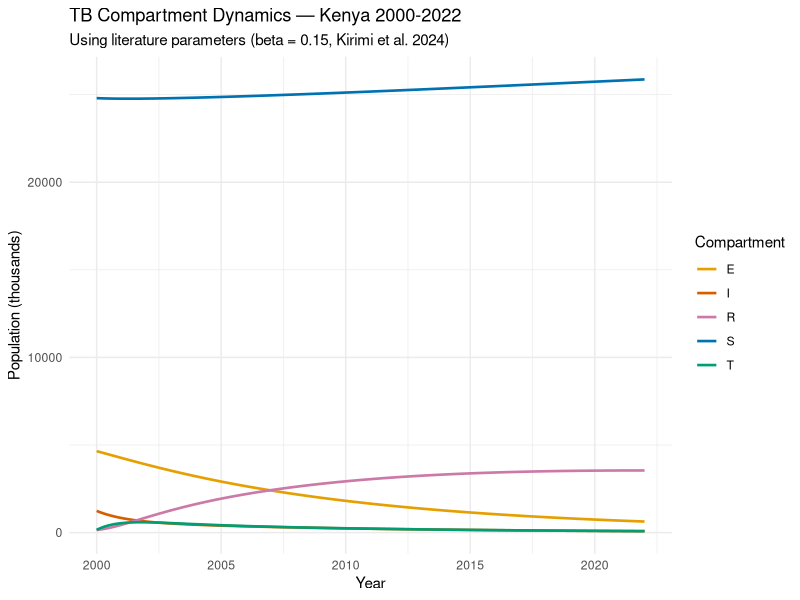
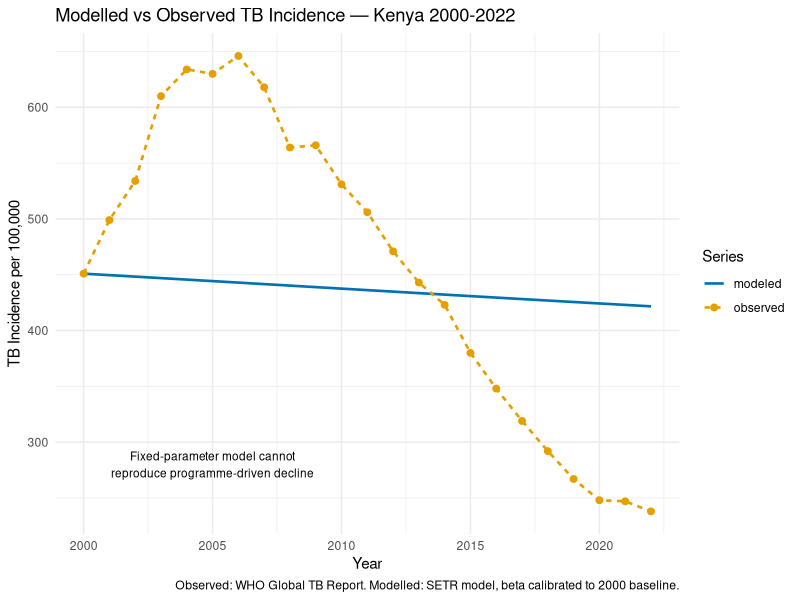
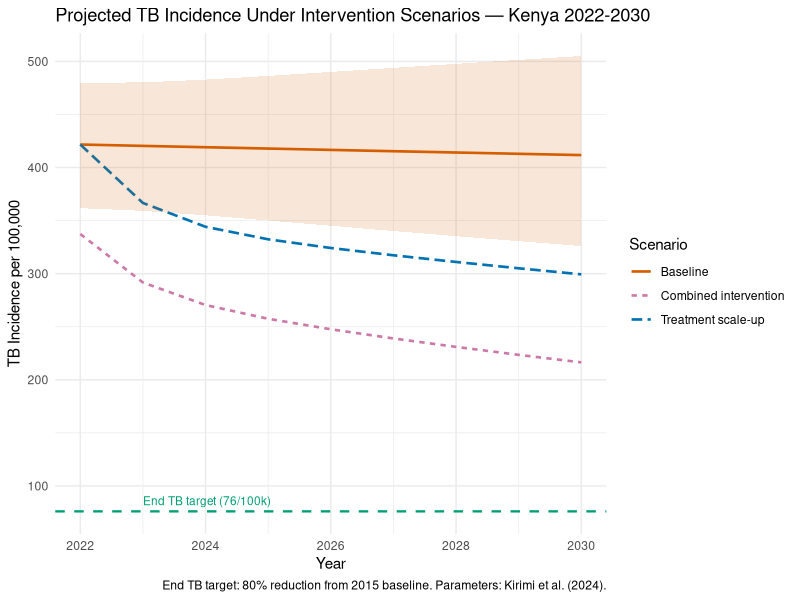
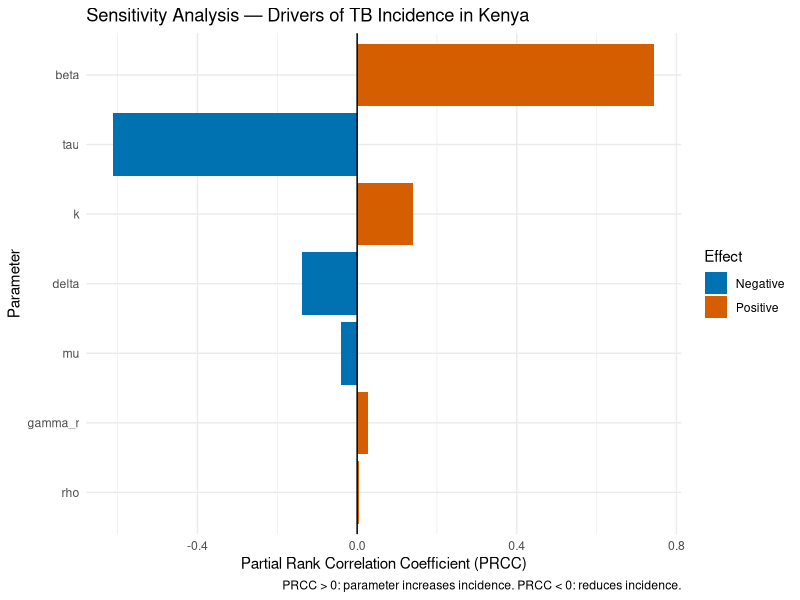

The R script that drew these images, in order:
## ---- chunk 1
#| label: setup
#| message: false
#| warning: false

# Load required packages
library(deSolve)   # ODE numerical solver
library(tidyverse) # data wrangling and visualisation

# ── ODE System ───────────────────────────────────────────────────────────────
# Five compartments: S (susceptible), E (latent), I (infectious), T (on treatment), R (recovered)

tb_model <- function(t, state, params) {
  with(as.list(c(state, params)), {
    
    # Total population — denominator for frequency-dependent transmission
    N <- S + E + I + T + R
    
    # Susceptible — gains from births, loses to infection and death
    dS <- mu * N0 - beta * S * I / N - mu * S
    
    # Latent — gains from new infections and relapses, loses to progression and death
    dE <- beta * S * I / N - (k + mu) * E + rho * R
    
    # Infectious — gains from latent progression, loses to treatment, TB death, background death
    dI <- k * E - (tau + delta + mu) * I
    
    # On treatment — gains from treatment initiation, loses to recovery and background death
    dT <- tau * I - (gamma_r + mu) * T
    
    # Recovered — gains from treatment success, loses to relapse and background death
    dR <- gamma_r * T - (rho + mu) * R
    
    list(c(dS, dE, dI, dT, dR))
  })
}

# ── R0 Function ──────────────────────────────────────────────────────────────
# Basic reproduction number derived from next-generation matrix approach
# R0 = (beta * k) / ((k + mu) * (tau + delta + mu))
# Numerator:   rate of new infections * progression to infectious state
# Denominator: rate of leaving latent * rate of leaving infectious state
# R0 > 1 → TB persists; R0 < 1 → TB dies out

compute_R0 <- function(params) {
  with(as.list(params), {
    (beta * k) / ((k + mu) * (tau + delta + mu))
  })
}

# ── Model Runner ─────────────────────────────────────────────────────────────
# Solves ODE system using deSolve and returns data frame of compartment sizes

run_tb_model <- function(params, initial_state, times) {
  out <- ode(y = initial_state, times = times,
             func = tb_model, parms = params)
  as.data.frame(out)
}

# ── Parameters ───────────────────────────────────────────────────────────────
# Source: Kirimi et al. (2024) doi:10.1155/2024/5883142
# Note: beta is a placeholder here — calibrated to WHO data in Results section
# delta corrected from CFR proportion to annual rate (50% CFR / 3yr duration)

params <- c(
  beta    = 1.0,    # transmission rate — placeholder, calibrated separately
  k       = 0.10,   # latent to active progression rate (NTLD Strategic Plan 2019-2023)
  mu      = 0.0147, # background mortality rate (KNBS Statistical Abstract 2023)
  tau     = 0.68,   # treatment initiation rate (NTLD Annual Report 2022)
  delta   = 0.15,   # TB-attributable mortality rate, annual (NTLD Annual Report 2021)
  gamma_r = 0.75,   # treatment success rate (NTLD Annual Report 2021)
  rho     = 0.003   # relapse rate (NTLD Latent TB Infection Policy 2020)
)

# Literature beta for baseline illustration only
baseline_params        <- params
baseline_params["beta"] <- 0.15  # Kirimi et al. (2024)

# Kenya population in 2000 (World Bank)
N0 <- 31000000
## ---- chunk 2
#| label: fig-baseline
#| fig-cap: "Baseline TB compartment dynamics using literature parameters (Kirimi et al. 2024)"
#| results: hide

# Initial conditions — approximate Kenya 2000 population distribution
# Based on estimated TB prevalence and treatment coverage at baseline
initial_state <- c(
  S = N0 * 0.80,  # 80% susceptible
  E = N0 * 0.15,  # 15% latently infected (high burden setting)
  I = N0 * 0.04,  # 4% active TB
  T = N0 * 0.005, # 0.5% on treatment
  R = N0 * 0.005  # 0.5% recovered
)

# Run model over 22-year period (2000-2022)
times  <- seq(0, 22, by = 0.1)
result <- run_tb_model(baseline_params, initial_state, times)

# R0 with literature parameters before calibration
# Expected to be below 1 since beta = 0.15 is a literature starting estimate

R0_literature <- compute_R0(baseline_params)

cat("R0 with literature parameters:", round(R0_literature, 3), "\n")

# Plot all five compartments over time
result |>
  pivot_longer(-time, names_to = "Compartment", values_to = "Count") |>
  ggplot(aes(x = time + 2000, y = Count / 1000, color = Compartment)) +
  geom_line(linewidth = 0.9) +
  scale_color_manual(values = c(
    "S" = "#0072B2",   # blue
    "E" = "#E69F00",   # orange
    "I" = "#D55E00",   # vermillion
    "T" = "#009E73",   # green
    "R" = "#CC79A7"    # pink
  )) +
  labs(x = "Year", y = "Population (thousands)",
       title = "TB Compartment Dynamics — Kenya 2000-2022",
       subtitle = "Using literature parameters (beta = 0.15, Kirimi et al. 2024)") +
  theme_minimal()
## ---- chunk 3
#| label: fig-fit
#| fig-cap: "Modelled vs observed TB incidence — Kenya 2000-2022"
#| message: false

# ── Load WHO Kenya Incidence Data ─────────────────────────────────────────────
# Source: WHO Global TB Report, downloaded from who.int/tb/data

kenya_tb <- read_csv("data/kenya_tb_who.csv")

# Filter to study period and select incidence variable
observed <- kenya_tb |>
  select(year, e_inc_100k) |>
  filter(year >= 2000, year <= 2022) |>
  arrange(year)

# Calibration target — 2000 baseline incidence
observed_2000 <- observed |>
  filter(year == 2000) |>
  pull(e_inc_100k)

# ── Calibration Function ──────────────────────────────────────────────────────
# Returns modeled incidence per 100,000 at year 2000 for a given beta value
# Uses 50-year burn-in to reach endemic equilibrium before the study period
# This avoids artificial transient dynamics from arbitrary initial conditions

model_incidence_2000 <- function(beta_val) {
  
  # Apply candidate beta to parameter set
  p         <- params
  p["beta"] <- beta_val
  
  # Burn-in: start from low-prevalence state and run 50 years to equilibrium
  # Equilibrium represents the endemic steady state before 2000
  burn_state <- c(S = N0*0.95, E = N0*0.04, I = N0*0.005,
                  T = N0*0.004, R = N0*0.001)
  burn       <- run_tb_model(p, burn_state, seq(0, 50, by = 1))
  
  # Extract final state after burn-in — this is our 2000 starting population
  eq <- c(S = tail(burn$S,1), E = tail(burn$E,1), I = tail(burn$I,1),
          T = tail(burn$T,1), R = tail(burn$R,1))
  
  # Run one time step from equilibrium to compute year 2000 incidence
  res <- run_tb_model(p, eq, seq(0, 1, by = 1))
  N   <- sum(res[1, c("S","E","I","T","R")])
  
  # Incidence per 100,000 = new infections / total population * 100,000
  (p["beta"] * res$S[1] * res$I[1] / N) / N * 100000
}

# ── Optimisation ──────────────────────────────────────────────────────────────
# Find beta that minimises squared difference between modeled and observed 2000 incidence
# Single-point calibration to baseline year — limitation acknowledged

objective   <- function(b) (model_incidence_2000(b) - observed_2000)^2
fit         <- optimize(objective, interval = c(0.1, 50.0))
beta_fitted <- fit$minimum

# Store calibrated parameters
cal_params         <- params
cal_params["beta"] <- beta_fitted

# Compute R0 with calibrated beta
R0_calibrated <- compute_R0(cal_params)

# Print calibration summary
cat("Fitted beta:    ", round(beta_fitted, 4), "\n")
cat("Calibrated R0:  ", round(R0_calibrated, 4), "\n")
cat("Modeled 2000:   ", round(model_incidence_2000(beta_fitted), 1), "\n")
cat("Observed 2000:  ", observed_2000, "\n")

# ── Fit Plot ──────────────────────────────────────────────────────────────────
# Run model 2000-2022 from equilibrium state using calibrated beta

burn_state <- c(S = N0*0.95, E = N0*0.04, I = N0*0.005,
                T = N0*0.004, R = N0*0.001)
burn_full  <- run_tb_model(cal_params, burn_state, seq(0, 50, by = 1))

# Equilibrium state used as 2000 starting conditions
eq_state <- c(
  S = tail(burn_full$S, 1), E = tail(burn_full$E, 1),
  I = tail(burn_full$I, 1), T = tail(burn_full$T, 1),
  R = tail(burn_full$R, 1)
)

# Run model from 2000 to 2022
fit_result <- run_tb_model(cal_params, eq_state, seq(0, 22, by = 1))
N_fit      <- rowSums(fit_result[, c("S","E","I","T","R")])

# Compute modeled incidence per 100,000 for each year
mod_inc <- (cal_params["beta"] * fit_result$S * fit_result$I / N_fit) /
            N_fit * 100000

# Combine modeled and observed for plotting
fit_df <- tibble(
  year     = 2000:2022,
  modeled  = mod_inc,
  observed = observed$e_inc_100k
)

fit_df |>
  pivot_longer(-year, names_to = "Series", values_to = "Incidence") |>
  ggplot(aes(x = year, y = Incidence, color = Series, linetype = Series)) +
  geom_line(linewidth = 0.9) +
  geom_point(data = function(x) filter(x, Series == "observed"), size = 2) +
  scale_color_manual(values = c(
    "modeled"  = "#0072B2",  # blue — model output
    "observed" = "#E69F00"   # orange — WHO observed data
  )) +
  annotate("text", x = 2005, y = 280,
           label = "Fixed-parameter model cannot\nreproduce programme-driven decline",
           size = 3, color = "#000000") +
  labs(x = "Year", y = "TB Incidence per 100,000",
       title = "Modelled vs Observed TB Incidence — Kenya 2000-2022",
       caption = "Observed: WHO Global TB Report. Modelled: SETR model, beta calibrated to 2000 baseline.") +
  theme_minimal()

# ── RMSE Calculation ──────────────────────────────────────────────────────────
# Root Mean Square Error between modeled and observed incidence 2000-2022
# RMSE quantifies average deviation across all years
# Note: high RMSE expected — fixed-parameter model cannot reproduce
# programme-driven decline; RMSE captures this limitation quantitatively

rmse <- sqrt(mean((fit_df$modeled - fit_df$observed)^2))
cat("RMSE (modeled vs observed, 2000-2022):", round(rmse, 1), 
    "per 100,000\n")
## ---- chunk 4
#| label: fig-scenarios
#| fig-cap: "Projected TB incidence under three intervention scenarios — Kenya 2022-2030"

# ── End TB Target ─────────────────────────────────────────────────────────────
# WHO End TB Strategy: 80% reduction in incidence from 2015 baseline by 2030

baseline_2015 <- observed |> filter(year == 2015) |> pull(e_inc_100k)
end_tb_target <- baseline_2015 * 0.20  # 80% reduction

cat("2015 baseline incidence:", baseline_2015, "per 100,000\n")
cat("End TB 2030 target:     ", round(end_tb_target, 1), "per 100,000\n")

# ── 2022 Starting State ───────────────────────────────────────────────────────
# Project from equilibrium through 2022 to get starting conditions for scenarios

burn_2022  <- run_tb_model(cal_params, eq_state, seq(0, 22, by = 1))
state_2022 <- c(
  S = tail(burn_2022$S, 1), E = tail(burn_2022$E, 1),
  I = tail(burn_2022$I, 1), T = tail(burn_2022$T, 1),
  R = tail(burn_2022$R, 1)
)

scenario_times <- seq(0, 8, by = 1)  # 2022 to 2030

# ── Scenario 1: Status Quo ────────────────────────────────────────────────────
# No change in parameters — endemic trajectory continues

params_s1 <- cal_params
result_s1 <- run_tb_model(params_s1, state_2022, scenario_times)
N_s1      <- rowSums(result_s1[, c("S","E","I","T","R")])
inc_s1    <- (params_s1["beta"] * result_s1$S * result_s1$I / N_s1) / N_s1 * 100000

# ── Scenario 2: Treatment Scale-Up ───────────────────────────────────────────
# tau increased by 30% — reflects faster diagnosis and treatment initiation
# Consistent with Kenya's active case finding investments

params_s2        <- cal_params
params_s2["tau"] <- cal_params["tau"] * 1.30
result_s2        <- run_tb_model(params_s2, state_2022, scenario_times)
N_s2             <- rowSums(result_s2[, c("S","E","I","T","R")])
inc_s2           <- (params_s2["beta"] * result_s2$S * result_s2$I / N_s2) / N_s2 * 100000

# ── Scenario 3: Combined Intervention ────────────────────────────────────────
# tau +30% AND beta reduced by 20% via infection control measures
# (ventilation, mask use, reduced crowding in high-transmission settings)

params_s3         <- cal_params
params_s3["tau"]  <- cal_params["tau"] * 1.30
params_s3["beta"] <- cal_params["beta"] * 0.80
result_s3         <- run_tb_model(params_s3, state_2022, scenario_times)
N_s3              <- rowSums(result_s3[, c("S","E","I","T","R")])
inc_s3            <- (params_s3["beta"] * result_s3$S * result_s3$I / N_s3) / N_s3 * 100000

# Print 2030 projections for each scenario
cat("2030 Baseline:             ", round(tail(inc_s1,1), 1), "per 100,000\n")
cat("2030 Treatment scale-up:   ", round(tail(inc_s2,1), 1), "per 100,000\n")
cat("2030 Combined intervention:", round(tail(inc_s3,1), 1), "per 100,000\n")

# Combine scenarios into single data frame for plotting
scenario_df <- tibble(
  year                    = 2022:2030,
  Baseline                = inc_s1,
  `Treatment scale-up`    = inc_s2,
  `Combined intervention` = inc_s3
)

# ── Uncertainty Bounds ────────────────────────────────────────────────────────
# Generate 95% uncertainty interval by varying beta +/-15% around calibrated value
# Represents parameter uncertainty in the transmission rate estimate

n_uncertainty <- 200
beta_samples  <- runif(n_uncertainty, 
                       cal_params["beta"] * 0.85, 
                       cal_params["beta"] * 1.15)

# Run baseline scenario for each beta sample
uncertainty_runs <- map(beta_samples, function(b) {
  p_unc        <- params_s1
  p_unc["beta"] <- b
  res          <- run_tb_model(p_unc, state_2022, scenario_times)
  N_unc        <- rowSums(res[, c("S","E","I","T","R")])
  (p_unc["beta"] * res$S * res$I / N_unc) / N_unc * 100000
})

# Extract 2.5th and 97.5th percentiles for each year
uncertainty_df <- tibble(
  year  = 2022:2030,
  lower = sapply(1:9, function(i) 
    quantile(sapply(uncertainty_runs, function(x) x[i]), 0.025)),
  upper = sapply(1:9, function(i) 
    quantile(sapply(uncertainty_runs, function(x) x[i]), 0.975))
)

scenario_df |>
  pivot_longer(-year, names_to = "Scenario", values_to = "Incidence") |>
  ggplot(aes(x = year, y = Incidence, color = Scenario, linetype = Scenario)) +
  geom_line(linewidth = 0.9) +
  geom_ribbon(data = uncertainty_df,
            aes(x = year, ymin = lower, ymax = upper),
            inherit.aes = FALSE,
            fill = "#D55E00", alpha = 0.15) +
  geom_hline(yintercept = end_tb_target, linetype = "dashed",
             color = "#009E73", linewidth = 0.8) +
  annotate("text", x = 2023, y = end_tb_target + 10,
           label = paste0("End TB target (", round(end_tb_target, 0), "/100k)"),
           color = "#009E73", size = 3, hjust = 0) +
  scale_color_manual(values = c(
    "Baseline"                = "#D55E00",  # vermillion
    "Treatment scale-up"      = "#0072B2",  # blue
    "Combined intervention"   = "#CC79A7"   # pink
  )) +
  labs(x = "Year", y = "TB Incidence per 100,000",
       title = "Projected TB Incidence Under Intervention Scenarios — Kenya 2022-2030",
       caption = "End TB target: 80% reduction from 2015 baseline. Parameters: Kirimi et al. (2024).") +
  theme_minimal()


## ---- chunk 5
#| label: fig-sensitivity
#| fig-cap: "PRCC sensitivity analysis — drivers of TB incidence in Kenya"
#| cache: true

# ── PRCC Sensitivity Analysis ─────────────────────────────────────────────────
# Partial Rank Correlation Coefficients quantify the influence of each parameter
# on TB incidence independently of other parameters
# Method: 500 samples, each parameter varied +/-30% around calibrated value
# PRCC > 0: parameter increases incidence; PRCC < 0: reduces incidence

set.seed(42)  # ensures reproducibility
n_samples <- 500

# Sample each parameter uniformly within +/-30% range
param_ranges <- tibble(
  beta    = runif(n_samples, cal_params["beta"]*0.7, cal_params["beta"]*1.3),
  k       = runif(n_samples, cal_params["k"]*0.7,    cal_params["k"]*1.3),
  mu      = runif(n_samples, cal_params["mu"]*0.7,   cal_params["mu"]*1.3),
  tau     = runif(n_samples, cal_params["tau"]*0.7,  cal_params["tau"]*1.3),
  delta   = runif(n_samples, cal_params["delta"]*0.7,   cal_params["delta"]*1.3),
  gamma_r = runif(n_samples, cal_params["gamma_r"]*0.7, cal_params["gamma_r"]*1.3),
  rho     = runif(n_samples, cal_params["rho"]*0.7,     cal_params["rho"]*1.3)
)

# For each sample, run model with burn-in and return 2000 incidence
run_sample <- function(i) {
  p            <- cal_params
  p["beta"]    <- param_ranges$beta[i]
  p["k"]       <- param_ranges$k[i]
  p["mu"]      <- param_ranges$mu[i]
  p["tau"]     <- param_ranges$tau[i]
  p["delta"]   <- param_ranges$delta[i]
  p["gamma_r"] <- param_ranges$gamma_r[i]
  p["rho"]     <- param_ranges$rho[i]
  
  # Burn-in to equilibrium
  burn <- run_tb_model(p, c(S=N0*0.95, E=N0*0.04, I=N0*0.005,
                             T=N0*0.004, R=N0*0.001), seq(0,50,by=1))
  eq   <- c(S=tail(burn$S,1), E=tail(burn$E,1), I=tail(burn$I,1),
            T=tail(burn$T,1), R=tail(burn$R,1))
  res  <- run_tb_model(p, eq, seq(0,1,by=1))
  N    <- sum(res[1, c("S","E","I","T","R")])
  (p["beta"] * res$S[1] * res$I[1] / N) / N * 100000
}

# Run all 500 samples
incidence_samples <- map_dbl(1:n_samples, run_sample)

# Compute PRCC using Spearman rank correlation
prcc_df <- param_ranges |>
  mutate(incidence = incidence_samples) |>
  pivot_longer(-incidence, names_to = "parameter", values_to = "value") |>
  group_by(parameter) |>
  summarise(
    prcc = cor(rank(value), rank(incidence), method = "pearson"),
    .groups = "drop"
  ) |>
  arrange(desc(abs(prcc)))

# Print PRCC table
print(prcc_df)

# Tornado plot — bars ordered by absolute PRCC value
prcc_df |>
  mutate(
    parameter = factor(parameter, levels = parameter[order(abs(prcc))]),
    direction = ifelse(prcc > 0, "Positive", "Negative")
  ) |>
  ggplot(aes(x = prcc, y = parameter, fill = direction)) +
  geom_col() +
  geom_vline(xintercept = 0, linewidth = 0.5) +
  scale_fill_manual(values = c(
    "Positive" = "#D55E00",  # vermillion — increases incidence
    "Negative" = "#0072B2"   # blue — reduces incidence
  )) +
  labs(x = "Partial Rank Correlation Coefficient (PRCC)",
       y = "Parameter",
       title = "Sensitivity Analysis — Drivers of TB Incidence in Kenya",
       caption = "PRCC > 0: parameter increases incidence. PRCC < 0: reduces incidence.",
       fill = "Effect") +
  theme_minimal()
